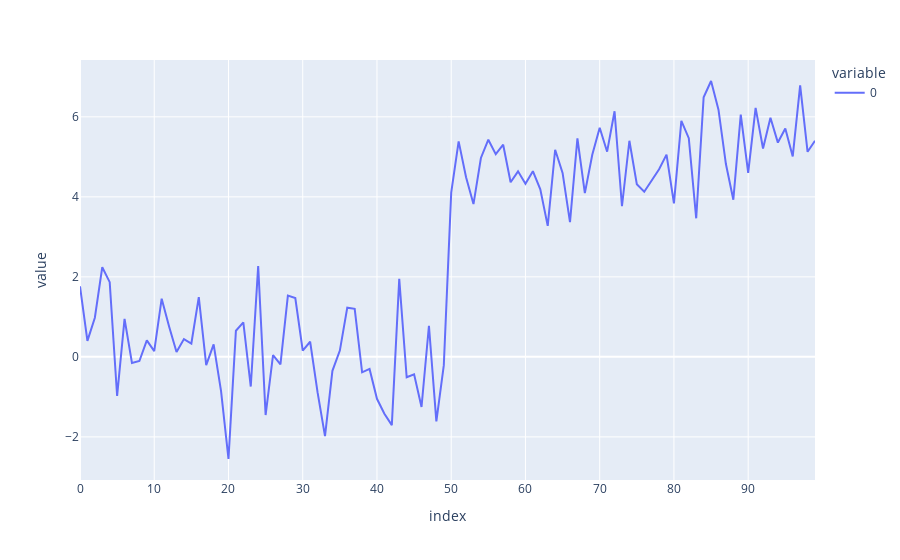

This figure's notebook cell:
### Code cell
import plotly.express as px

px.line(single_cpt_df)

### Figure 1 — Plotly figure (JSON) as saved in the notebook; plotly's stock layout.template omitted (floating-point values rounded to 4 significant figures)
{"data": [{"hovertemplate": "variable=0<br>index=%{x}<br>value=%{y}<extra></extra>", "legendgroup": "0", "line": {"color": "#636efa", "dash": "solid"}, "marker": {"symbol": "circle"}, "mode": "lines", "name": "0", "orientation": "v", "showlegend": true, "type": "scatter", "x": [0, 1, 2, 3, 4, 5, 6, 7, 8, 9, 10, 11, 12, 13, 14, 15, 16, 17, 18, 19, 20, 21, 22, 23, 24, 25, 26, 27, 28, 29, 30, 31, 32, 33, 34, 35, 36, 37, 38, 39, 40, 41, 42, 43, 44, 45, 46, 47, 48, 49, 50, 51, 52, 53, 54, 55, 56, 57, 58, 59, 60, 61, 62, 63, 64, 65, 66, 67, 68, 69, 70, 71, 72, 73, 74, 75, 76, 77, 78, 79, 80, 81, 82, 83, 84, 85, 86, 87, 88, 89, 90, 91, 92, 93, 94, 95, 96, 97, 98, 99], "xaxis": "x", "y": [1.764, 0.4002, 0.9787, 2.241, 1.868, -0.9773, 0.9501, -0.1514, -0.1032, 0.4106, 0.144, 1.454, 0.761, 0.1217, 0.4439, 0.3337, 1.494, -0.2052, 0.3131, -0.8541, -2.553, 0.6536, 0.8644, -0.7422, 2.27, -1.454, 0.04576, -0.1872, 1.533, 1.469, 0.1549, 0.3782, -0.8878, -1.981, -0.3479, 0.1563, 1.23, 1.202, -0.3873, -0.3023, -1.049, -1.42, -1.706, 1.951, -0.5097, -0.4381, -1.253, 0.7775, -1.614, -0.2127, 4.105, 5.387, 4.489, 3.819, 4.972, 5.428, 5.067, 5.302, 4.366, 4.637, 4.328, 4.64, 4.187, 3.274, 5.177, 4.598, 3.37, 5.463, 4.093, 5.052, 5.729, 5.129, 6.139, 3.765, 5.402, 4.315, 4.129, 4.421, 4.688, 5.056, 3.835, 5.901, 5.466, 3.464, 6.488, 6.896, 6.179, 4.82, 3.929, 6.054, 4.597, 6.222, 5.208, 5.977, 5.356, 5.707, 5.011, 6.786, 5.127, 5.402], "yaxis": "y"}], "layout": {"legend": {"title": {"text": "variable"}, "tracegroupgap": 0}, "margin": {"t": 60}, "xaxis": {"anchor": "y", "domain": [0, 1], "title": {"text": "index"}}, "yaxis": {"anchor": "x", "domain": [0, 1], "title": {"text": "value"}}}}
